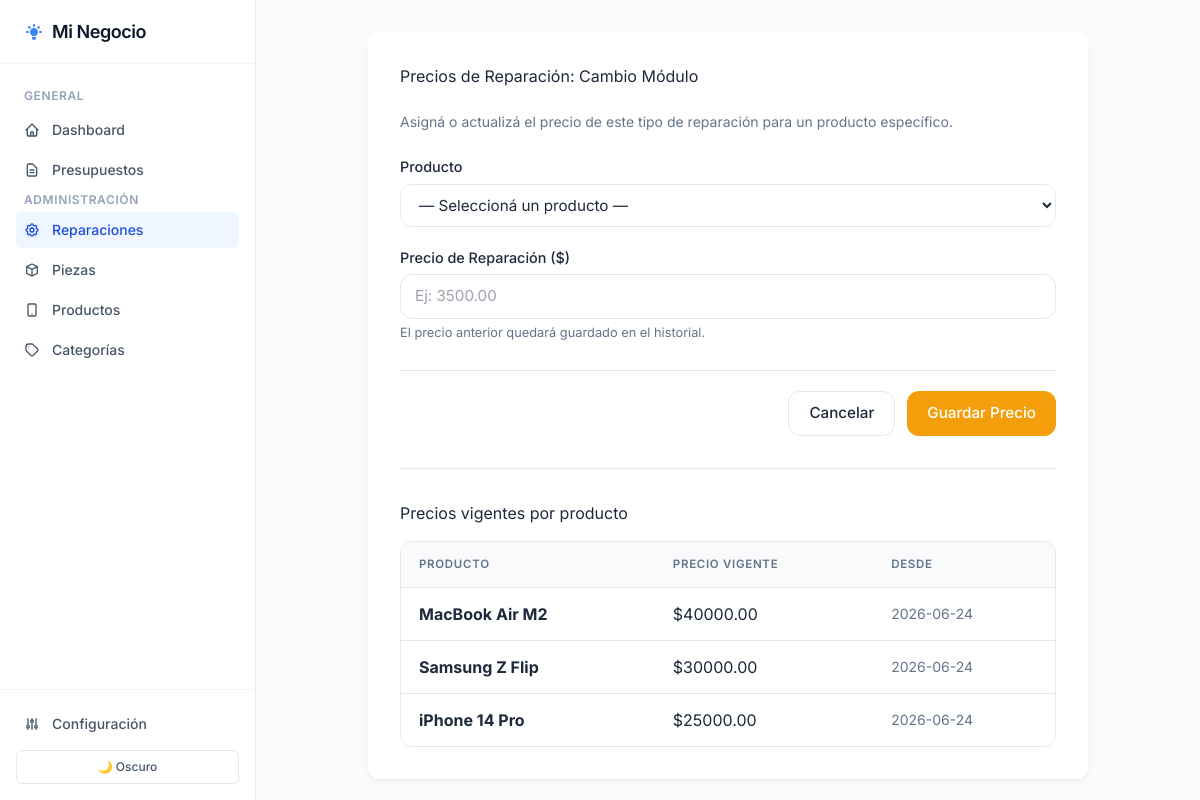
The app's page /tipos-reparacion/1/precio with its own data.
### tables this page shows
CREATE TABLE configuracion (
                clave TEXT PRIMARY KEY,
                valor TEXT NOT NULL,
                descripcion TEXT
            );

CREATE TABLE tipo_reparacion (
                id     INTEGER PRIMARY KEY AUTOINCREMENT,
                nombre TEXT NOT NULL UNIQUE,
                activo INTEGER NOT NULL DEFAULT 1
            );

CREATE TABLE precio_reparacion (
                id                 INTEGER PRIMARY KEY AUTOINCREMENT,
                tipo_reparacion_id INTEGER NOT NULL,
                producto_id        INTEGER NOT NULL,
                precio             REAL    NOT NULL,
                fecha_desde        TEXT    NOT NULL,
                es_actual          INTEGER NOT NULL DEFAULT 1,
                FOREIGN KEY (tipo_reparacion_id) REFERENCES tipo_reparacion(id),
                FOREIGN KEY (producto_id)        REFERENCES producto(id)
            );

CREATE TABLE producto (
                id           INTEGER PRIMARY KEY AUTOINCREMENT,
                nombre       TEXT NOT NULL,
                categoria_id INTEGER NOT NULL,
                activo       INTEGER NOT NULL DEFAULT 1,
                FOREIGN KEY (categoria_id) REFERENCES categoria(id)
            );

### app.py (the view)
@app.route("/tipos-reparacion/<int:tid>/precio", methods=["GET"])
def vista_precio_reparacion_form(tid):
    conn = None
    try:
        conn = get_connection()
        cur = conn.cursor()
        cur.execute("SELECT id, nombre FROM tipo_reparacion WHERE id = ?", (tid,))
        row = cur.fetchone()
        if not row:
            flash("Tipo de reparación no encontrado.", "danger")
            return redirect(url_for("vista_tipos_reparacion"))
        cur.execute("SELECT id, nombre FROM producto WHERE activo = 1 ORDER BY nombre")
        productos = [dict(r) for r in cur.fetchall()]
        cur.execute("""
            SELECT pr.precio, pr.fecha_desde, p.nombre AS producto_nombre
            FROM precio_reparacion pr
            JOIN producto p ON p.id = pr.producto_id
            WHERE pr.tipo_reparacion_id = ? AND pr.es_actual = 1
            ORDER BY p.nombre
        """, (tid,))
        precios_actuales = [dict(r) for r in cur.fetchall()]
        return render_template(
            "reparaciones/precio.html",
            tipo=dict(row),
            productos=productos,
            precios_actuales=precios_actuales,
        )
    finally:
        if conn:
            conn.close()

### app.py (called while the page is built)
def get_connection():
    conn = sqlite3.connect(DB_PATH)
    conn.row_factory = sqlite3.Row          # permite acceder columnas por nombre
    conn.execute("PRAGMA foreign_keys = ON")
    return conn

### templates/reparaciones/precio.html (shortened to what this page needs)
{% extends 'base.html' %}
{% set seccion = 'reparaciones' %}
{% block content %}
<div class="form-container" style="max-width: 720px;">
    <h2>Precios de Reparación: {{ tipo.nombre }}</h2>
    <p class="text-muted text-sm" style="margin-bottom: 24px;">
        Asigná o actualizá el precio de este tipo de reparación para un producto específico.
    </p>
    <form action="/tipos-reparacion/{{ tipo.id }}/precio" method="POST" class="styled-form">
        <div class="form-group">
            <label for="producto_id">Producto</label>
            <select id="producto_id" name="producto_id" required>
                <option value="">— Seleccioná un producto —</option>
            </select>
        </div>
        <div class="form-group">
            <label for="precio">Precio de Reparación ($)</label>
            <input type="number" id="precio" name="precio"
                   min="0" step="0.01"
                   placeholder="Ej: 3500.00"
                   required>
            <p class="hint">El precio anterior quedará guardado en el historial.</p>
        </div>
        <div class="form-actions">
            <a href="/tipos-reparacion" class="btn btn-outline">Cancelar</a>
            <button type="submit" class="btn btn-warning">Guardar Precio</button>
        </div>
    </form>
    {% if precios_actuales %}
    <div class="section-divider"></div>
    <h3 style="margin-bottom: 16px;">Precios vigentes por producto</h3>
    <div class="table-container" style="box-shadow: none; border: 1px solid var(--border-color);">
        <table class="crud-table">
            <thead>
                <tr>
                    <th>Producto</th>
                    <th>Precio vigente</th>
                    <th>Desde</th>
                </tr>
            </thead>
            <tbody>
                {% for pr in precios_actuales %}
                <tr>
                    <td><strong>{{ pr.producto_nombre }}</strong></td>
                    <td>${{ "%.2f"|format(pr.precio) }}</td>
                    <td class="text-muted text-sm">{{ pr.fecha_desde[:10] }}</td>
                </tr>
                {% endfor %}
            </tbody>
        </table>
    </div>
    {% endif %}
</div>
{% endblock %}

### templates/base.html (shortened to what this page needs)
<!DOCTYPE html>
<html lang="es" data-theme="light">
<head>
    <script src="https://cdn.tailwindcss.com"></script>
    <link rel="stylesheet" href="{{ url_for('static', filename='style.css') }}">
</head>
<body class="bg-slate-50 text-slate-800 antialiased flex h-screen overflow-hidden font-sans selection:bg-blue-100 selection:text-blue-900 transition-colors duration-300 dark:bg-slate-900 dark:text-slate-100">
    <aside class="w-64 bg-white dark:bg-slate-950 border-r border-slate-200 dark:border-slate-800 flex flex-col flex-shrink-0 transition-colors duration-300">
        <div class="h-16 flex items-center px-6 border-b border-slate-100 dark:border-slate-800">
            <a href="/" class="flex items-center gap-2 text-slate-900 dark:text-white text-lg font-semibold tracking-tight hover:opacity-80 transition-opacity">
                {{ config_alias.negocio | default('Mi Negocio') }}
            </a>
        </div>
        <nav class="flex-1 px-4 py-6 overflow-y-auto space-y-1">
            <p class="px-2 text-xs font-semibold text-slate-400 dark:text-slate-500 uppercase tracking-wider mb-2">General</p>
            <a href="/" class="flex items-center gap-3 px-2 py-2 text-sm font-medium rounded-md transition-colors {% if seccion == 'dashboard' %}bg-blue-50 text-blue-700 dark:bg-blue-900/30 dark:text-blue-400{% else %}text-slate-600 hover:bg-slate-100 dark:text-slate-400 dark:hover:bg-slate-800 dark:hover:text-slate-200{% endif %}">
                <svg class="w-4 h-4" fill="none" stroke="currentColor" viewBox="0 0 24 24"><path stroke-linecap="round" stroke-linejoin="round" stroke-width="2" d="M3 12l2-2m0 0l7-7 7 7M5 10v10a1 1 0 001 1h3m10-11l2 2m-2-2v10a1 1 0 01-1 1h-3m-6 0a1 1 0 001-1v-4a1 1 0 011-1h2a1 1 0 011 1v4a1 1 0 001 1m-6 0h6"></path></svg>
                Dashboard
            </a>
            <a href="/presupuestos" class="flex items-center gap-3 px-2 py-2 text-sm font-medium rounded-md transition-colors {% if seccion == 'presupuestos' %}bg-blue-50 text-blue-700 dark:bg-blue-900/30 dark:text-blue-400{% else %}text-slate-600 hover:bg-slate-100 dark:text-slate-400 dark:hover:bg-slate-800 dark:hover:text-slate-200{% endif %}">
                <svg class="w-4 h-4" fill="none" stroke="currentColor" viewBox="0 0 24 24"><path stroke-linecap="round" stroke-linejoin="round" stroke-width="2" d="M9 12h6m-6 4h6m2 5H7a2 2 0 01-2-2V5a2 2 0 012-2h5.586a1 1 0 01.707.293l5.414 5.414a1 1 0 01.293.707V19a2 2 0 01-2 2z"></path></svg>
                Presupuestos
            </a>
            <p class="px-2 text-xs font-semibold text-slate-400 dark:text-slate-500 uppercase tracking-wider mt-6 mb-2">Administración</p>
            <a href="/tipos-reparacion" class="flex items-center gap-3 px-2 py-2 text-sm font-medium rounded-md transition-colors {% if seccion == 'reparaciones' %}bg-blue-50 text-blue-700 dark:bg-blue-900/30 dark:text-blue-400{% else %}text-slate-600 hover:bg-slate-100 dark:text-slate-400 dark:hover:bg-slate-800 dark:hover:text-slate-200{% endif %}">
                {{ config_alias.servicios | default('Servicios') }}
            </a>
            <a href="/piezas" class="flex items-center gap-3 px-2 py-2 text-sm font-medium rounded-md transition-colors {% if seccion == 'piezas' %}bg-blue-50 text-blue-700 dark:bg-blue-900/30 dark:text-blue-400{% else %}text-slate-600 hover:bg-slate-100 dark:text-slate-400 dark:hover:bg-slate-800 dark:hover:text-slate-200{% endif %}">
                <svg class="w-4 h-4" fill="none" stroke="currentColor" viewBox="0 0 24 24"><path stroke-linecap="round" stroke-linejoin="round" stroke-width="2" d="M20 7l-8-4-8 4m16 0l-8 4m8-4v10l-8 4m0-10L4 7m8 4v10M4 7v10l8 4"></path></svg>
                {{ config_alias.insumos | default('Insumos') }}
            </a>
            <a href="/productos" class="flex items-center gap-3 px-2 py-2 text-sm font-medium rounded-md transition-colors {% if seccion == 'productos' %}bg-blue-50 text-blue-700 dark:bg-blue-900/30 dark:text-blue-400{% else %}text-slate-600 hover:bg-slate-100 dark:text-slate-400 dark:hover:bg-slate-800 dark:hover:text-slate-200{% endif %}">
                <svg class="w-4 h-4" fill="none" stroke="currentColor" viewBox="0 0 24 24"><path stroke-linecap="round" stroke-linejoin="round" stroke-width="2" d="M12 18h.01M8 21h8a2 2 0 002-2V5a2 2 0 00-2-2H8a2 2 0 00-2 2v14a2 2 0 002 2z"></path></svg>
                {{ config_alias.proyectos | default('Proyectos') }}
            </a>
            <a href="/categorias" class="flex items-center gap-3 px-2 py-2 text-sm font-medium rounded-md transition-colors {% if seccion == 'categorias' %}bg-blue-50 text-blue-700 dark:bg-blue-900/30 dark:text-blue-400{% else %}text-slate-600 hover:bg-slate-100 dark:text-slate-400 dark:hover:bg-slate-800 dark:hover:text-slate-200{% endif %}">
                <svg class="w-4 h-4" fill="none" stroke="currentColor" viewBox="0 0 24 24"><path stroke-linecap="round" stroke-linejoin="round" stroke-width="2" d="M7 7h.01M7 3h5c.512 0 1.024.195 1.414.586l7 7a2 2 0 010 2.828l-7 7a2 2 0 01-2.828 0l-7-7A1.994 1.994 0 013 12V7a4 4 0 014-4z"></path></svg>
                Categorías
            </a>
        </nav>
        <div class="p-4 border-t border-slate-100 dark:border-slate-800">
            <a href="/configuracion" class="flex items-center gap-3 px-2 py-2 text-sm font-medium rounded-md text-slate-600 hover:bg-slate-100 dark:text-slate-400 dark:hover:bg-slate-800 dark:hover:text-slate-200 transition-colors">
                <svg class="w-4 h-4" fill="none" stroke="currentColor" viewBox="0 0 24 24"><path stroke-linecap="round" stroke-linejoin="round" stroke-width="2" d="M12 6V4m0 2a2 2 0 100 4m0-4a2 2 0 110 4m-6 8a2 2 0 100-4m0 4a2 2 0 110-4m0 4v2m0-6V4m6 6v10m6-2a2 2 0 100-4m0 4a2 2 0 110-4m0 4v2m0-6V4"></path></svg>
                Configuración
            </a>
            <button id="theme-toggle" class="mt-2 w-full flex justify-center items-center gap-2 px-2 py-2 text-xs font-medium rounded-md border border-slate-200 dark:border-slate-700 text-slate-600 dark:text-slate-400 hover:bg-slate-50 dark:hover:bg-slate-800 transition-colors">
                <span class="icon-dark inline dark:hidden">🌙 Oscuro</span>
            </button>
        </div>
    </aside>
    <main class="flex-1 flex flex-col overflow-y-auto">
        <div class="p-8 max-w-6xl mx-auto w-full">
            {% block content %}{% endblock %}
        </div>
    </main>
</body>
</html>

### static/style.css (style rules this page uses)
:root { --bg-color: #f4f7f6; --surface-color: #ffffff; --text-primary: #1e293b; --text-secondary: #64748b; --primary-color: #6366f1; --primary-hover: #4f46e5; --danger-color: #ef4444; --danger-hover: #dc2626; --success-color: #10b981; --warning-color: #f59e0b; --border-color: #e2e8f0; --sidebar-bg: #0f172a; --sidebar-text: #cbd5e1; --sidebar-hover: #1e293b; --sidebar-active: #38bdf8; --radius: 12px; --shadow: 0 4px 6px -1px rgba(0,0,0,.05), 0 2px 4px -1px rgba(0,0,0,.03); --shadow-lg: 0 10px 25px -3px rgba(0,0,0,.1), 0 4px 8px -2px rgba(0,0,0,.05); }
* { box-sizing: border-box; margin: 0; padding: 0; }
body { font-family: 'Inter', sans-serif; background-color: var(--bg-color); color: var(--text-primary); line-height: 1.6; transition: background-color 0.3s ease, color 0.3s ease; }
h1, h2, h3 { color: var(--text-primary); margin-bottom: 1rem; }
.btn { display: inline-flex; align-items: center; gap: 6px; padding: 10px 20px; border-radius: var(--radius); font-weight: 500; text-decoration: none; cursor: pointer; transition: all 0.2s; border: none; font-size: 0.95rem; font-family: inherit; }
.btn-outline { background: transparent; border: 1px solid var(--border-color); color: var(--text-primary); }
.btn-warning { background-color: var(--warning-color); color: white; }
.table-container { background: var(--surface-color); border-radius: var(--radius); box-shadow: var(--shadow); overflow: hidden; }
.crud-table { width: 100%; border-collapse: collapse; }
.crud-table th, .crud-table td { padding: 14px 18px; text-align: left; border-bottom: 1px solid var(--border-color); }
.crud-table th { background: #f8fafc; font-weight: 600; color: var(--text-secondary); text-transform: uppercase; font-size: 0.72rem; letter-spacing: 0.06em; }
.crud-table tr:last-child td { border-bottom: none; }
.form-container { background: var(--surface-color); padding: 32px; border-radius: var(--radius); box-shadow: var(--shadow); max-width: 640px; margin: 0 auto; }
.form-container h2 { margin-bottom: 24px; }
.styled-form .form-group { margin-bottom: 20px; }
.styled-form label { display: block; font-weight: 500; margin-bottom: 6px; color: var(--text-primary); font-size: 0.9rem; }
.styled-form input[type="text"], .styled-form input[type="number"], .styled-form select, .styled-form textarea { width: 100%; padding: 10px 14px; border: 1px solid var(--border-color); border-radius: var(--radius); font-family: inherit; font-size: 0.95rem; transition: border-color 0.2s, box-shadow 0.2s; background: white; color: var(--text-primary); }
.styled-form select { cursor: pointer; }
.styled-form .hint { font-size: 0.8rem; color: var(--text-secondary); margin-top: 4px; }
.form-actions { display: flex; justify-content: flex-end; gap: 12px; margin-top: 28px; padding-top: 20px; border-top: 1px solid var(--border-color); }
.section-divider { height: 1px; background: var(--border-color); margin: 32px 0; }
.text-muted { color: var(--text-secondary); }
.text-sm { font-size: 0.85rem; }

### records on screen
configuracion: negocio "Mi Negocio"
configuracion: servicios "Reparaciones"
configuracion: insumos "Piezas"
configuracion: proyectos "Productos"
tipo_reparacion: nombre "Cambio Módulo"
precio_reparacion: producto_nombre "MacBook Air M2", precio "40000.00", fecha_desde "2026-06-24"
precio_reparacion: producto_nombre "Samsung Z Flip", precio "30000.00", fecha_desde "2026-06-24"
precio_reparacion: producto_nombre "iPhone 14 Pro", precio "25000.00", fecha_desde "2026-06-24"
